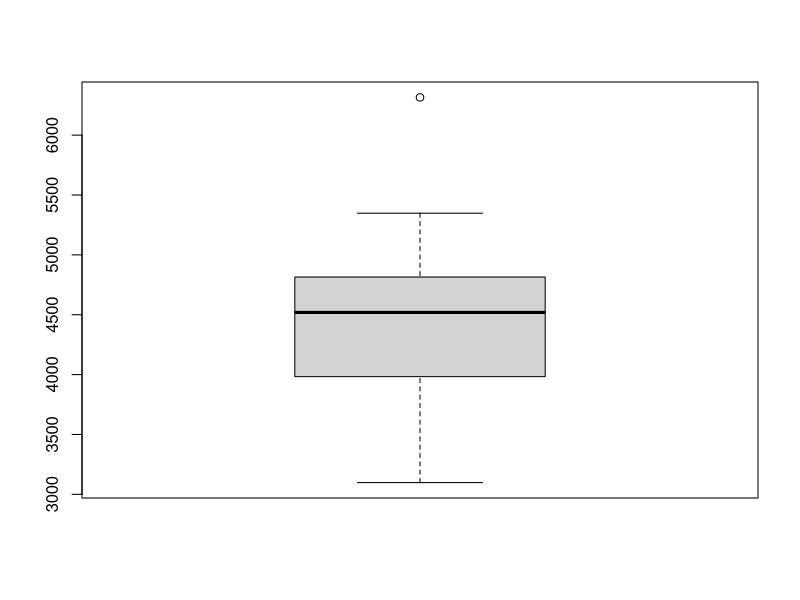
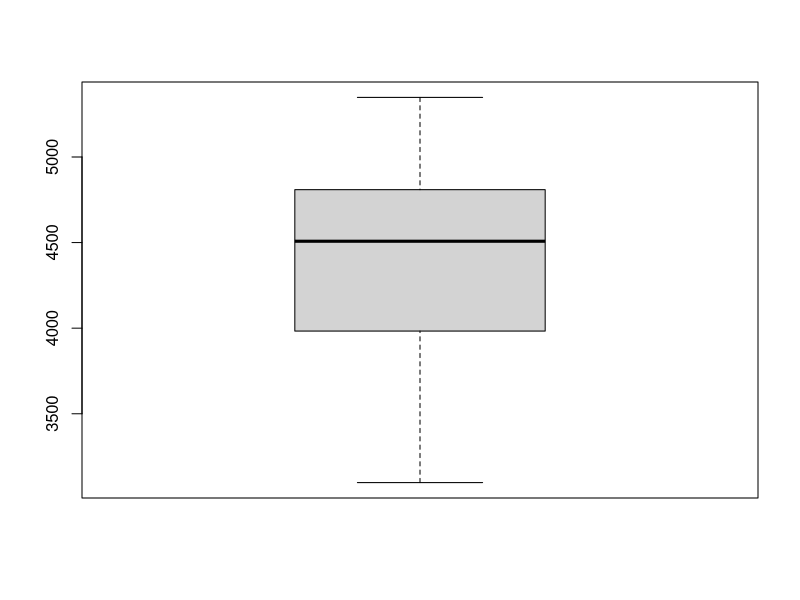
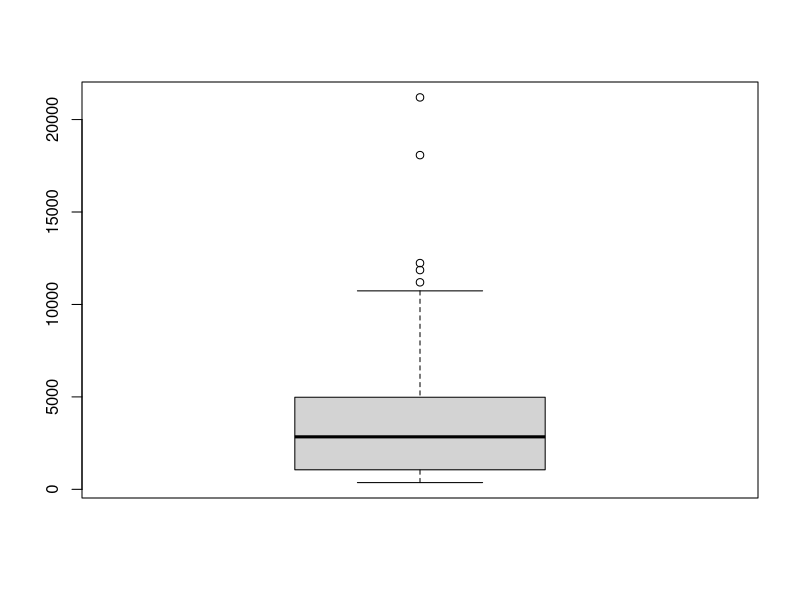
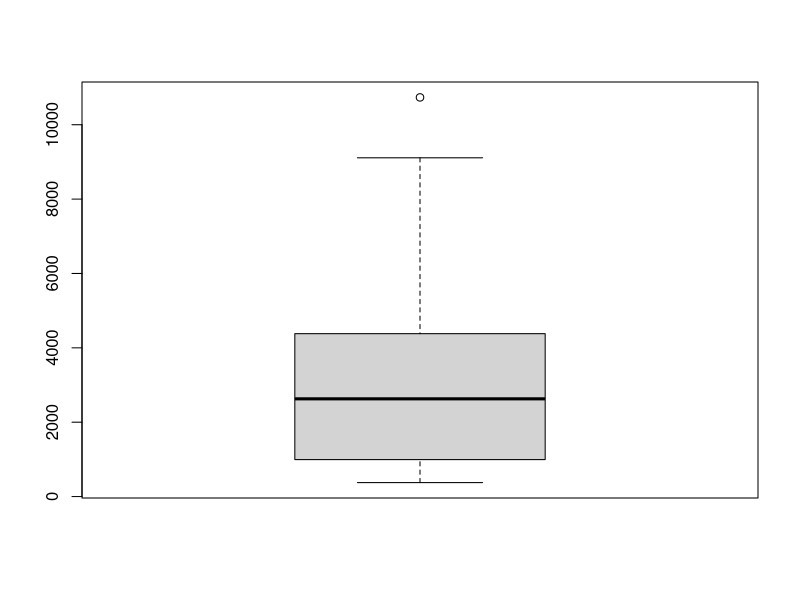
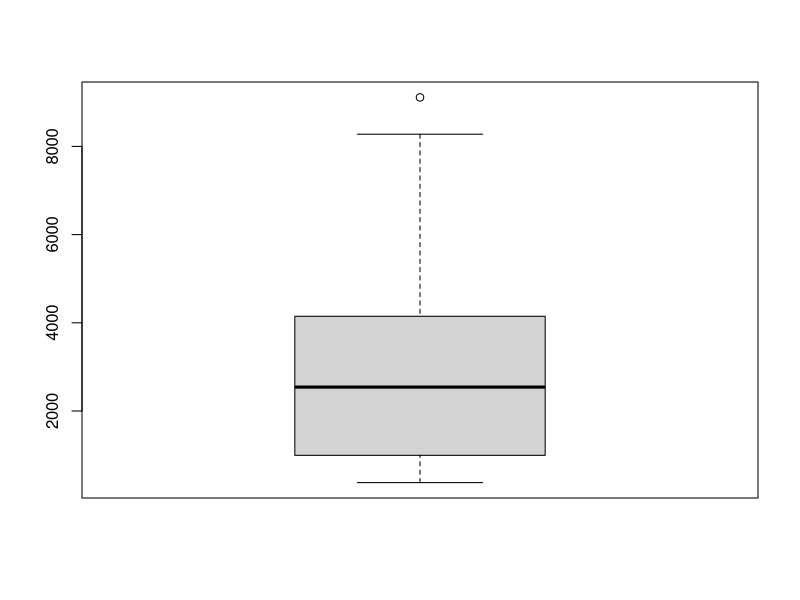

Here is the R script that generated these plots, in order:
st<-data.frame(state.x77)
st

boxplot(st$Income)

boxplot.stats(st$Income)$out

outvalue<-boxplot.stats(st$Income)$out
outvalue

st$Income[st$Income %in% outvalue] <-NA
View(st)

new<-st[complete.cases(st),]
dim(new)

boxplot(new$Income)

boxplot(st$Population)
poutValue<-boxplot.stats(st$Population)$out
class(poutValue)

st$Population[st$Population %in% poutValue] <- NA
View(st$Population)
sum(is.na(st))

pnew <-st[complete.cases(st),]
View(pnew)
ppoutValue<-boxplot(pnew$Population)
ppoutValue
pnew$Population[pnew$Population %in% ppoutValue]<-NA
ppnew<-pnew[complete.cases(pnew),]
boxplot(ppnew$Population)
